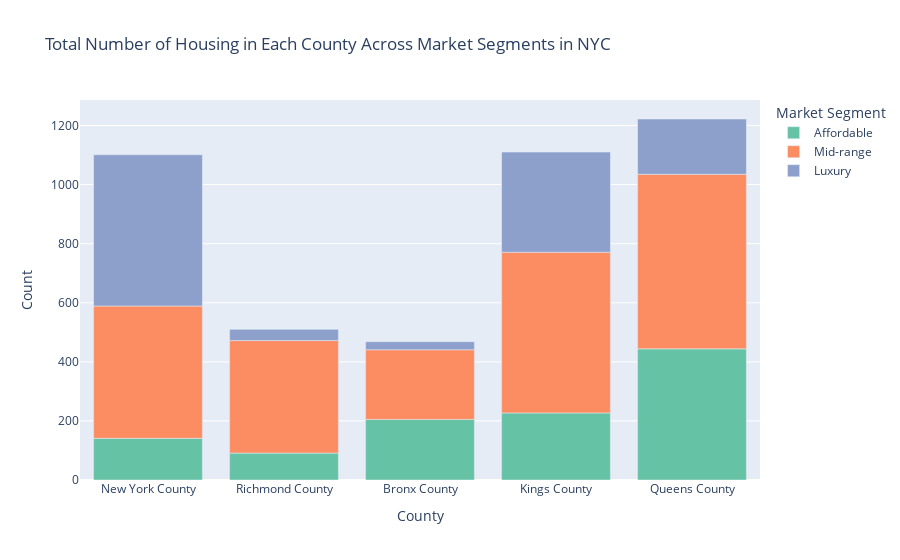
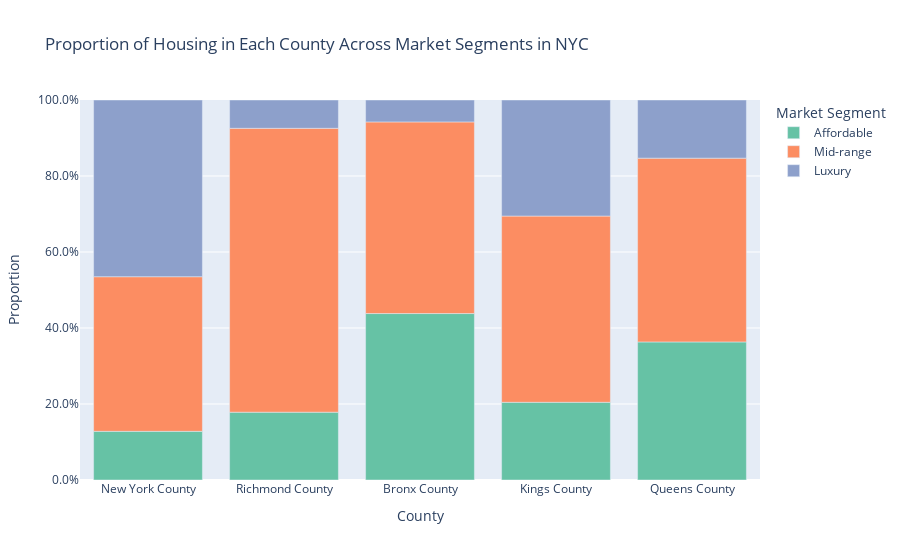
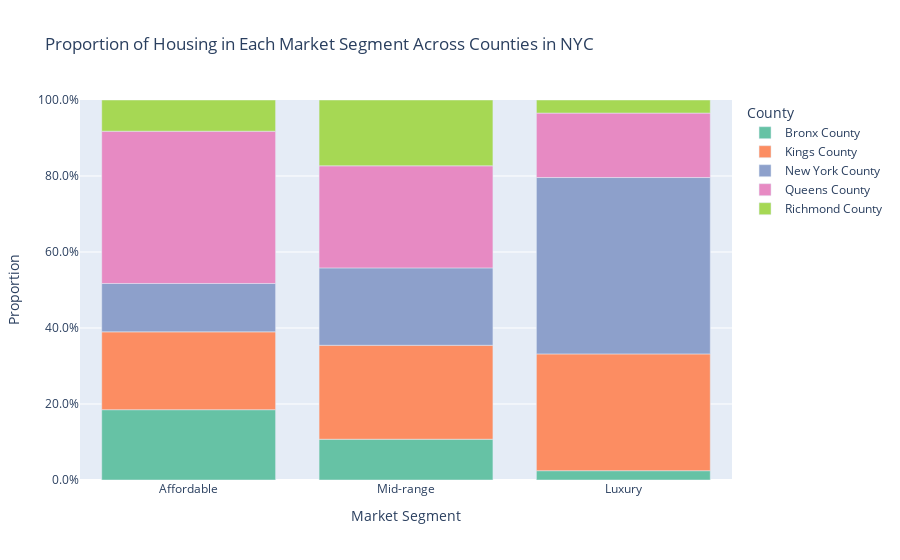

Notebook cell for these charts, in order:
### Markdown cell above
### Location-Based Analysis

### Code cell
# strip plot of County VS Log of NYC House Price
plt.figure(figsize=(15, 10))

# Calculate the logarithm of the 'PRICE' column to
# get better visualization for large range values
# Adding 1 to the price to avoid taking log of zero
logged_price = np.log1p(NY_House1["PRICE"])

# Boxplot of County vs Log of NYC House Price
plt.figure(figsize=(15, 10))

sns.boxplot(x="County", y=logged_price, data=NY_House1)

plt.title("Relationship Between County and Log Transformed NYC Housing Price")
plt.xlabel("County")
plt.ylabel("Log of Price (in USD)")
plt.xticks(rotation=90)
plt.show()

# Histogram of Total Number of Houses in Each County Across Market Segments in NYC
plt.figure(figsize=(15, 10))
sns.countplot(data=NY_House1, x="County", hue="MARKET_SEGMENT")

plt.title("Total Number of Housing in Each County Across Market Segments in NYC")
plt.xlabel("County")
plt.ylabel("Count")
plt.legend(title="Market Segment")
plt.show()

# Bar Chart of Total Number of Houses in Each County Across Market Segments in NYC
# Counting the number of house per market segment in each county
Market_County_Count = (
    NY_House1.groupby(["County", "MARKET_SEGMENT"])
    .size()
    .reset_index(name="Market_County_Count")
)

# Specifying the order of counties on the x-axis
county_order = [
    "New York County",
    "Richmond County",
    "Bronx County",
    "Kings County",
    "Queens County",
]

# Customizing the color palette
color_sequence = px.colors.qualitative.Set2

# Creating a bar chart with the specified county order and color palette
fig = px.bar(
    Market_County_Count,
    x="County",
    y="Market_County_Count",
    color="MARKET_SEGMENT",
    title="Total Number of Housing in Each County Across Market Segments in NYC",
    labels={
        "County": "County",
        "Market_County_Count": "Count",
        "MARKET_SEGMENT": "Market Segment",
    },
    category_orders={"County": county_order},
    color_discrete_sequence=color_sequence,
)

fig.show()

# Bar Chart of Proportion of Houses in Each County Across Market Segments in NYC
# Calculate the total count per county to use for proportion calculation
total_count_per_county = Market_County_Count.groupby("County")[
    "Market_County_Count"
].transform("sum")

# Calculate the proportion of each market segment within each county
Market_County_Count["Proportion"] = (
    Market_County_Count["Market_County_Count"] / total_count_per_county
)

# Creating a bar chart with proportions instead of counts
fig = px.bar(
    Market_County_Count,
    x="County",
    y="Proportion",
    color="MARKET_SEGMENT",
    title="Proportion of Housing in Each County Across Market Segments in NYC",
    labels={
        "County": "County",
        "Proportion": "Proportion",
        "MARKET_SEGMENT": "Market Segment",
    },
    category_orders={"County": county_order},
    color_discrete_sequence=color_sequence,
)

# Adjust the layout
fig.update_layout(
    xaxis_title="County",
    yaxis_title="Proportion",
    yaxis=dict(tickformat=".1%", range=[0, 1]),  # Format y-axis as percentage
    legend_title="Market Segment",
    xaxis={"categoryorder": "array", "categoryarray": county_order},
)

fig.show()

# Bar Chart of Proportion of Houses in Each Market Segment Across Counties in NYC
# Counting the number of house per county in each market segment
County_Market_Count = (
    NY_House1.groupby(["MARKET_SEGMENT", "County"])
    .size()
    .reset_index(name="County_Market_Count")
)

# Calculate the total count per market to use for proportion calculation
total_count_per_market = County_Market_Count.groupby("MARKET_SEGMENT")[
    "County_Market_Count"
].transform("sum")

# Calculate the proportion of each market segment within each county
County_Market_Count["Proportion"] = (
    County_Market_Count["County_Market_Count"] / total_count_per_market
)

# Creating a bar chart with proportions instead of counts
fig = px.bar(
    County_Market_Count,
    x="MARKET_SEGMENT",
    y="Proportion",
    color="County",
    title="Proportion of Housing in Each Market Segment Across Counties in NYC",
    labels={
        "County": "County",
        "Proportion": "Proportion",
        "MARKET_SEGMENT": "Market Segment",
    },
    color_discrete_sequence=color_sequence,
)

# Adjust the layout
fig.update_layout(
    xaxis_title="Market Segment",
    yaxis_title="Proportion",
    yaxis=dict(tickformat=".1%", range=[0, 1]),  # Format y-axis as percentage
    legend_title="County",
)

fig.show()

### Figure 1 — Plotly figure (JSON) as saved in the notebook; plotly's stock layout.template omitted (floating-point values rounded to 4 significant figures)
{"data": [{"alignmentgroup": "True", "hovertemplate": "Market Segment=Affordable<br>County=%{x}<br>Count=%{y}<extra></extra>", "legendgroup": "Affordable", "marker": {"color": "rgb(102,194,165)", "pattern": {"shape": ""}}, "name": "Affordable", "offsetgroup": "Affordable", "orientation": "v", "showlegend": true, "textposition": "auto", "type": "bar", "x": ["Bronx County", "Kings County", "New York County", "Queens County", "Richmond County"], "xaxis": "x", "y": [205, 227, 141, 444, 91], "yaxis": "y"}, {"alignmentgroup": "True", "hovertemplate": "Market Segment=Mid-range<br>County=%{x}<br>Count=%{y}<extra></extra>", "legendgroup": "Mid-range", "marker": {"color": "rgb(252,141,98)", "pattern": {"shape": ""}}, "name": "Mid-range", "offsetgroup": "Mid-range", "orientation": "v", "showlegend": true, "textposition": "auto", "type": "bar", "x": ["Bronx County", "Kings County", "New York County", "Queens County", "Richmond County"], "xaxis": "x", "y": [236, 544, 448, 591, 381], "yaxis": "y"}, {"alignmentgroup": "True", "hovertemplate": "Market Segment=Luxury<br>County=%{x}<br>Count=%{y}<extra></extra>", "legendgroup": "Luxury", "marker": {"color": "rgb(141,160,203)", "pattern": {"shape": ""}}, "name": "Luxury", "offsetgroup": "Luxury", "orientation": "v", "showlegend": true, "textposition": "auto", "type": "bar", "x": ["Bronx County", "Kings County", "New York County", "Queens County", "Richmond County"], "xaxis": "x", "y": [27, 339, 512, 187, 38], "yaxis": "y"}], "layout": {"barmode": "relative", "legend": {"title": {"text": "Market Segment"}, "tracegroupgap": 0}, "title": {"text": "Total Number of Housing in Each County Across Market Segments in NYC"}, "xaxis": {"anchor": "y", "categoryarray": ["New York County", "Richmond County", "Bronx County", "Kings County", "Queens County"], "categoryorder": "array", "domain": [0, 1], "title": {"text": "County"}}, "yaxis": {"anchor": "x", "domain": [0, 1], "title": {"text": "Count"}}}}

### Figure 2 — Plotly figure (JSON) as saved in the notebook; plotly's stock layout.template omitted (floating-point values rounded to 4 significant figures)
{"data": [{"alignmentgroup": "True", "hovertemplate": "Market Segment=Affordable<br>County=%{x}<br>Proportion=%{y}<extra></extra>", "legendgroup": "Affordable", "marker": {"color": "rgb(102,194,165)", "pattern": {"shape": ""}}, "name": "Affordable", "offsetgroup": "Affordable", "orientation": "v", "showlegend": true, "textposition": "auto", "type": "bar", "x": ["Bronx County", "Kings County", "New York County", "Queens County", "Richmond County"], "xaxis": "x", "y": [0.438, 0.2045, 0.1281, 0.3633, 0.1784], "yaxis": "y"}, {"alignmentgroup": "True", "hovertemplate": "Market Segment=Mid-range<br>County=%{x}<br>Proportion=%{y}<extra></extra>", "legendgroup": "Mid-range", "marker": {"color": "rgb(252,141,98)", "pattern": {"shape": ""}}, "name": "Mid-range", "offsetgroup": "Mid-range", "orientation": "v", "showlegend": true, "textposition": "auto", "type": "bar", "x": ["Bronx County", "Kings County", "New York County", "Queens County", "Richmond County"], "xaxis": "x", "y": [0.5043, 0.4901, 0.4069, 0.4836, 0.7471], "yaxis": "y"}, {"alignmentgroup": "True", "hovertemplate": "Market Segment=Luxury<br>County=%{x}<br>Proportion=%{y}<extra></extra>", "legendgroup": "Luxury", "marker": {"color": "rgb(141,160,203)", "pattern": {"shape": ""}}, "name": "Luxury", "offsetgroup": "Luxury", "orientation": "v", "showlegend": true, "textposition": "auto", "type": "bar", "x": ["Bronx County", "Kings County", "New York County", "Queens County", "Richmond County"], "xaxis": "x", "y": [0.05769, 0.3054, 0.465, 0.153, 0.07451], "yaxis": "y"}], "layout": {"barmode": "relative", "legend": {"title": {"text": "Market Segment"}, "tracegroupgap": 0}, "title": {"text": "Proportion of Housing in Each County Across Market Segments in NYC"}, "xaxis": {"anchor": "y", "categoryarray": ["New York County", "Richmond County", "Bronx County", "Kings County", "Queens County"], "categoryorder": "array", "domain": [0, 1], "title": {"text": "County"}}, "yaxis": {"anchor": "x", "domain": [0, 1], "range": [0, 1], "tickformat": ".1%", "title": {"text": "Proportion"}}}}

### Figure 3 — Plotly figure (JSON) as saved in the notebook; plotly's stock layout.template omitted (floating-point values rounded to 4 significant figures)
{"data": [{"alignmentgroup": "True", "hovertemplate": "County=Bronx County<br>Market Segment=%{x}<br>Proportion=%{y}<extra></extra>", "legendgroup": "Bronx County", "marker": {"color": "rgb(102,194,165)", "pattern": {"shape": ""}}, "name": "Bronx County", "offsetgroup": "Bronx County", "orientation": "v", "showlegend": true, "textposition": "auto", "type": "bar", "x": ["Affordable", "Mid-range", "Luxury"], "xaxis": "x", "y": [0.185, 0.1073, 0.02448], "yaxis": "y"}, {"alignmentgroup": "True", "hovertemplate": "County=Kings County<br>Market Segment=%{x}<br>Proportion=%{y}<extra></extra>", "legendgroup": "Kings County", "marker": {"color": "rgb(252,141,98)", "pattern": {"shape": ""}}, "name": "Kings County", "offsetgroup": "Kings County", "orientation": "v", "showlegend": true, "textposition": "auto", "type": "bar", "x": ["Affordable", "Mid-range", "Luxury"], "xaxis": "x", "y": [0.2049, 0.2473, 0.3073], "yaxis": "y"}, {"alignmentgroup": "True", "hovertemplate": "County=New York County<br>Market Segment=%{x}<br>Proportion=%{y}<extra></extra>", "legendgroup": "New York County", "marker": {"color": "rgb(141,160,203)", "pattern": {"shape": ""}}, "name": "New York County", "offsetgroup": "New York County", "orientation": "v", "showlegend": true, "textposition": "auto", "type": "bar", "x": ["Affordable", "Mid-range", "Luxury"], "xaxis": "x", "y": [0.1273, 0.2036, 0.4642], "yaxis": "y"}, {"alignmentgroup": "True", "hovertemplate": "County=Queens County<br>Market Segment=%{x}<br>Proportion=%{y}<extra></extra>", "legendgroup": "Queens County", "marker": {"color": "rgb(231,138,195)", "pattern": {"shape": ""}}, "name": "Queens County", "offsetgroup": "Queens County", "orientation": "v", "showlegend": true, "textposition": "auto", "type": "bar", "x": ["Affordable", "Mid-range", "Luxury"], "xaxis": "x", "y": [0.4007, 0.2686, 0.1695], "yaxis": "y"}, {"alignmentgroup": "True", "hovertemplate": "County=Richmond County<br>Market Segment=%{x}<br>Proportion=%{y}<extra></extra>", "legendgroup": "Richmond County", "marker": {"color": "rgb(166,216,84)", "pattern": {"shape": ""}}, "name": "Richmond County", "offsetgroup": "Richmond County", "orientation": "v", "showlegend": true, "textposition": "auto", "type": "bar", "x": ["Affordable", "Mid-range", "Luxury"], "xaxis": "x", "y": [0.08213, 0.1732, 0.03445], "yaxis": "y"}], "layout": {"barmode": "relative", "legend": {"title": {"text": "County"}, "tracegroupgap": 0}, "title": {"text": "Proportion of Housing in Each Market Segment Across Counties in NYC"}, "xaxis": {"anchor": "y", "domain": [0, 1], "title": {"text": "Market Segment"}}, "yaxis": {"anchor": "x", "domain": [0, 1], "range": [0, 1], "tickformat": ".1%", "title": {"text": "Proportion"}}}}
